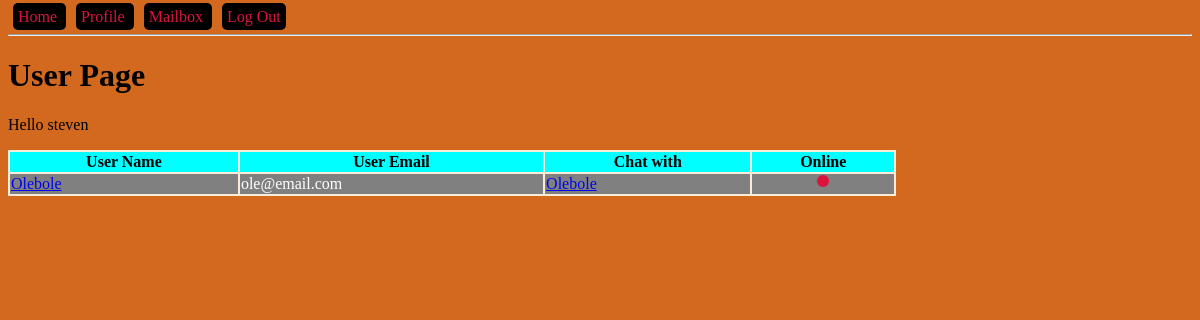
/profile (signed in), run on an earlier commit of the app's database.
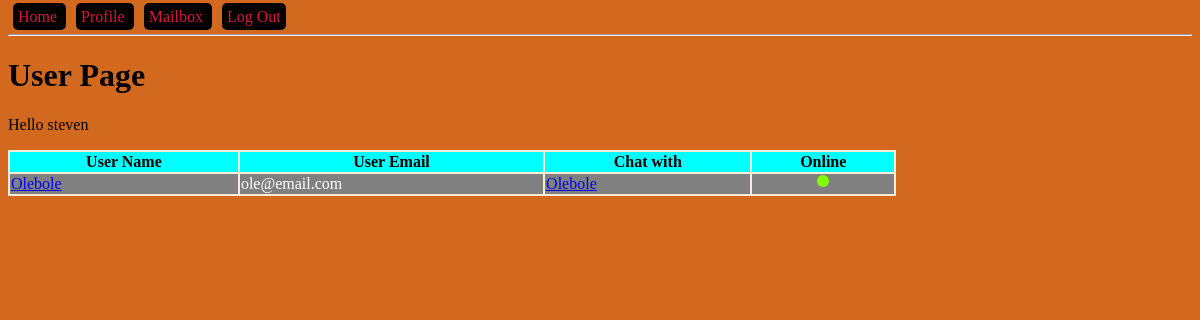
And on a later commit of the database.
### models.py (models this page shows, shortened)
class User(db.Model):
    id = db.Column(db.Integer, primary_key=True, autoincrement=True)
    name = db.Column(db.String(150))
    email = db.Column(db.String(150), unique=True)
    password = db.Column(db.String(100))
    admin = db.Column(db.BOOLEAN, default=False)
    online = db.Column(db.BOOLEAN, default=False)
    sent_messages = db.relationship('Message', backref='sender', lazy=True)
    recv_messages = db.relationship('Message', secondary=message_recv, lazy='subquery',
                                    backref=db.backref('receivers', lazy=True))

### blueprints/user/__init__.py (the view)
@bp_user.get('/profile')
@login_required
def user_get():
    users = get_all_but_current_user()
    return render_template("user.html", users=users)

### app.py (called while the page is built)
def create_app():
    app = Flask(__name__)
    app.config['SECRET_KEY'] = '123secret'
    app.config['SQLALCHEMY_TRACK_MODIFICATIONS'] = False
    app.config['SQLALCHEMY_DATABASE_URI'] = 'sqlite:///db.sqlite'
    db.init_app(app)
    login_manager = LoginManager()
    login_manager.init_app(app)
    @login_manager.user_loader
    def load_user(user_id):
        from models import User
        return User.query.filter_by(id=user_id).first()
    from blueprints.open import bp_open
    app.register_blueprint(bp_open)
    from blueprints.user import bp_user
    app.register_blueprint(bp_user)
    from blueprints.api import bp_api
    app.register_blueprint(bp_api, url_prefix='/api/v1.0')
    from blueprints.admin import bp_admin
    app.register_blueprint(bp_admin)
    return app

### controllers/user_controller.py (called while the page is built)
def get_all_but_current_user():
    from models import User
    user = current_user
    return User.query.filter(User.id != user.id).all()

### templates/user.html (shortened to what this page needs)
{% extends "base-template.html" %}
{% block content %}
    <h1 id="main-heading">User Page</h1>
    <p>Hello {{ current_user.name }}</p>
    <table>
        <tr>
            <th>User Name</th>
            <th>User Email</th>
            <th>Chat with</th>
            <th>Online</th>
        </tr>
        {% for user in users %}
            <tr>
                <td><a href="{{ url_for('bp_user.message_get', user_id=user.id) }}">{{ user.name }}</a></td>
                <td>{{ user.email }}</td>
                <td><a href="{{ url_for('bp_user.chat_get', user_id=user.id) }}">{{ user.name }}</a></td>
                <td class="center-content">
                    {% if user.online %}
                        <div class="circle online"></div>
                    {% else %}
                        <div class="circle offline"></div>
                    {% endif %}
                </td>
            </tr>
        {% endfor %}
    </table>
{% endblock %}

### templates/base-template.html (shortened to what this page needs)
<!DOCTYPE html>
<html lang="en">
<head>
    <link rel="stylesheet" href="{{ url_for('static', filename='css/main.css') }}" />
</head>
<body>
    <a class="menu-item" href="{{ url_for('bp_open.index') }}">
        Home
    </a>
    {% if current_user.is_authenticated %}
        <a class="menu-item" href="{{ url_for('bp_user.user_get') }}">
            Profile
        </a>
        <a class="menu-item" href="{{ url_for('bp_user.mailbox_get') }}">
            Mailbox
        </a>
        <a class="menu-item" href="{{ url_for('bp_user.logout_get') }}">
            Log Out
        </a>
     {% endif %}
    <hr />
    {% block content %}
    {% endblock %}
</body>
</html>

### static/css/main.css (style rules this page uses)
body { background-color: chocolate; }
.menu-item { margin: 5px; color: crimson; text-decoration: none; background-color: black; padding: 5px; border-radius: 5px; }
table { width: 75%; background-color: antiquewhite; }
th { background: aqua; }
tr:nth-child(odd) { background: darkgrey; }
tr:nth-child(even) { background: grey; color: white; }
.center-content { display:flex; align-items: center; align-content: center; }
.circle { margin: 0 auto; width: 12px; height: 12px; border-radius: 50%; }
.online { background: chartreuse; }

What changed in the data, as far as the page shows it:
changed User "Olebole": online False → True (drawn)
